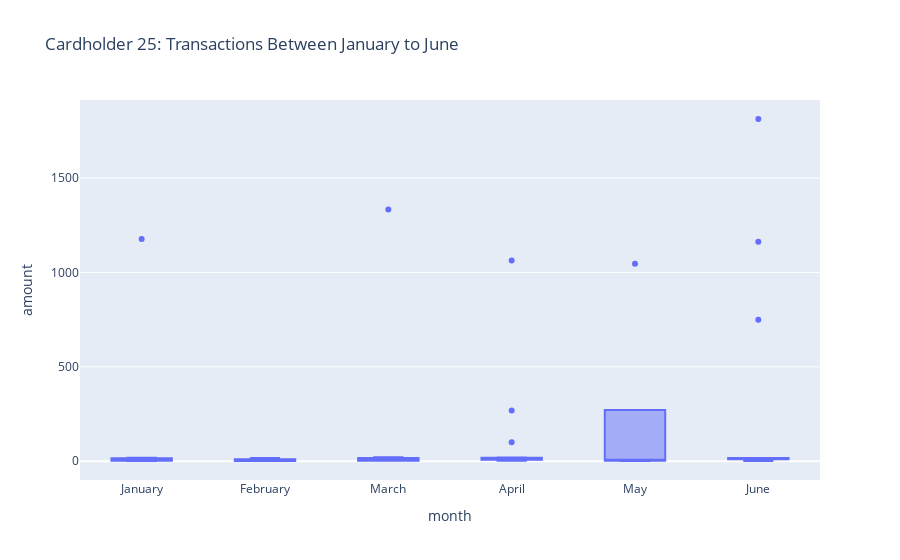

The notebook cell saved with this chart:
### Code cell
ch_25_plot = ch_25.reset_index()
px.box(ch_25_plot, x='month', y='amount', height=500,
       title='Cardholder 25: Transactions Between January to June')

### Figure 1 — Plotly figure (JSON) as saved in the notebook; plotly's stock layout.template omitted (floating-point values rounded to 4 significant figures)
{"data": [{"alignmentgroup": "True", "hoverlabel": {"namelength": 0}, "hovertemplate": "month=%{x}<br>amount=%{y}", "legendgroup": "", "marker": {"color": "#636efa"}, "name": "", "notched": false, "offsetgroup": "", "orientation": "v", "showlegend": false, "type": "box", "x": ["January", "January", "January", "January", "January", "January", "January", "January", "January", "January", "February", "February", "February", "February", "February", "February", "February", "February", "February", "February", "March", "March", "March", "March", "March", "March", "March", "March", "March", "March", "March", "March", "March", "April", "April", "April", "April", "April", "April", "April", "April", "April", "April", "April", "April", "April", "April", "April", "April", "May", "May", "May", "May", "May", "June", "June", "June", "June", "June", "June", "June", "June", "June", "June", "June", "June", "June", "June"], "x0": " ", "xaxis": "x", "y": [1.46, 10.74, 2.93, 1.39, 17.84, 1.65, 15.86, 2.22, 1177, 2.75, 10.75, 10.81, 5.97, 3.69, 16.7, 1.26, 2.63, 11.01, 0.91, 1.18, 12.42, 16.58, 1334, 2.88, 2.04, 13.57, 10.1, 1.65, 3.08, 4.2, 2.56, 18.28, 21.04, 100, 2.62, 7.08, 17.15, 1063, 10.15, 10.06, 269, 10.24, 7.39, 6.01, 20.03, 2.79, 10.02, 15.66, 16.5, 1.1, 1046, 12.15, 2.27, 5.97, 1162, 749, 10.69, 11.88, 1.03, 10.15, 11.01, 16.29, 15.98, 1813, 16.61, 11.53, 5.24, 2.27], "y0": " ", "yaxis": "y"}], "layout": {"autosize": true, "boxmode": "group", "legend": {"tracegroupgap": 0}, "title": {"text": "Cardholder 25: Transactions Between January to June"}, "xaxis": {"anchor": "y", "autorange": true, "domain": [0, 1], "range": [-0.5, 5.5], "title": {"text": "month"}, "type": "category"}, "yaxis": {"anchor": "x", "autorange": true, "domain": [0, 1], "range": [-99.76, 1914.0], "title": {"text": "amount"}, "type": "linear"}}}
